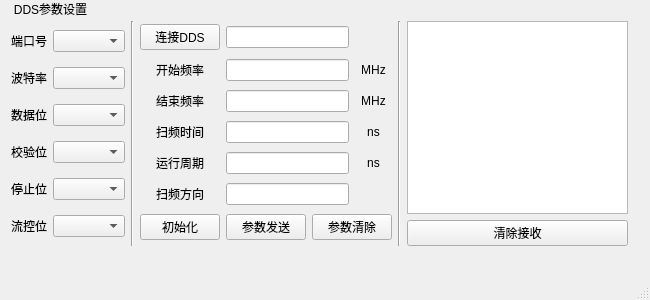
<?xml version="1.0" encoding="UTF-8"?>
<ui version="4.0">
 <class>ddsWindow</class>
 <widget class="QMainWindow" name="ddsWindow">
  <property name="geometry">
   <rect>
    <x>0</x>
    <y>0</y>
    <width>650</width>
    <height>300</height>
   </rect>
  </property>
  <property name="windowTitle">
   <string>ddsWindow</string>
  </property>
  <widget class="QWidget" name="centralwidget">
   <widget class="QLabel" name="label_12">
    <property name="geometry">
     <rect>
      <x>10</x>
      <y>0</y>
      <width>81</width>
      <height>16</height>
     </rect>
    </property>
    <property name="text">
     <string>DDS参数设置</string>
    </property>
    <property name="textFormat">
     <enum>Qt::RichText</enum>
    </property>
    <property name="scaledContents">
     <bool>true</bool>
    </property>
    <property name="alignment">
     <set>Qt::AlignCenter</set>
    </property>
    <property name="wordWrap">
     <bool>false</bool>
    </property>
   </widget>
   <widget class="QWidget" name="">
    <property name="geometry">
     <rect>
      <x>11</x>
      <y>21</y>
      <width>617</width>
      <height>225</height>
     </rect>
    </property>
    <layout class="QGridLayout" name="gridLayout_4">
     <item row="0" column="0">
      <layout class="QGridLayout" name="gridLayout_2">
       <item row="0" column="0">
        <widget class="QLabel" name="label_5">
         <property name="text">
          <string>端口号</string>
         </property>
         <property name="alignment">
          <set>Qt::AlignCenter</set>
         </property>
        </widget>
       </item>
       <item row="0" column="1">
        <widget class="QComboBox" name="comboBox_serialPort"/>
       </item>
       <item row="1" column="0">
        <widget class="QLabel" name="label_6">
         <property name="text">
          <string>波特率</string>
         </property>
         <property name="alignment">
          <set>Qt::AlignCenter</set>
         </property>
        </widget>
       </item>
       <item row="1" column="1">
        <widget class="QComboBox" name="comboBox_baudRate"/>
       </item>
       <item row="2" column="0">
        <widget class="QLabel" name="label_7">
         <property name="text">
          <string>数据位</string>
         </property>
         <property name="alignment">
          <set>Qt::AlignCenter</set>
         </property>
        </widget>
       </item>
       <item row="2" column="1">
        <widget class="QComboBox" name="comboBox_dataBits"/>
       </item>
       <item row="3" column="0">
        <widget class="QLabel" name="label_8">
         <property name="text">
          <string>校验位</string>
         </property>
         <property name="alignment">
          <set>Qt::AlignCenter</set>
         </property>
        </widget>
       </item>
       <item row="3" column="1">
        <widget class="QComboBox" name="comboBox_parity"/>
       </item>
       <item row="4" column="0">
        <widget class="QLabel" name="label_9">
         <property name="text">
          <string>停止位</string>
         </property>
         <property name="alignment">
          <set>Qt::AlignCenter</set>
         </property>
        </widget>
       </item>
       <item row="4" column="1">
        <widget class="QComboBox" name="comboBox_stopBit"/>
       </item>
       <item row="5" column="0">
        <widget class="QLabel" name="label_10">
         <property name="text">
          <string>流控位</string>
         </property>
         <property name="alignment">
          <set>Qt::AlignCenter</set>
         </property>
        </widget>
       </item>
       <item row="5" column="1">
        <widget class="QComboBox" name="comboBox_flowBit"/>
       </item>
      </layout>
     </item>
     <item row="0" column="4">
      <layout class="QGridLayout" name="gridLayout_3">
       <item row="0" column="0">
        <widget class="QTextEdit" name="textEdit_recv">
         <property name="readOnly">
          <bool>true</bool>
         </property>
        </widget>
       </item>
       <item row="1" column="0">
        <widget class="QPushButton" name="pushButton">
         <property name="text">
          <string>清除接收</string>
         </property>
        </widget>
       </item>
      </layout>
     </item>
     <item row="0" column="1">
      <widget class="Line" name="line">
       <property name="orientation">
        <enum>Qt::Vertical</enum>
       </property>
      </widget>
     </item>
     <item row="0" column="2">
      <layout class="QGridLayout" name="gridLayout">
       <item row="0" column="0">
        <widget class="QPushButton" name="connect_dds_Button">
         <property name="enabled">
          <bool>true</bool>
         </property>
         <property name="sizePolicy">
          <sizepolicy hsizetype="Expanding" vsizetype="Fixed">
           <horstretch>0</horstretch>
           <verstretch>0</verstretch>
          </sizepolicy>
         </property>
         <property name="text">
          <string>连接DDS</string>
         </property>
         <property name="checkable">
          <bool>true</bool>
         </property>
        </widget>
       </item>
       <item row="0" column="1" colspan="2">
        <widget class="QLineEdit" name="dds_connect_state">
         <property name="sizePolicy">
          <sizepolicy hsizetype="Expanding" vsizetype="Fixed">
           <horstretch>0</horstretch>
           <verstretch>0</verstretch>
          </sizepolicy>
         </property>
         <property name="alignment">
          <set>Qt::AlignCenter</set>
         </property>
        </widget>
       </item>
       <item row="1" column="0">
        <widget class="QLabel" name="start_freq_label">
         <property name="sizePolicy">
          <sizepolicy hsizetype="Expanding" vsizetype="Preferred">
           <horstretch>0</horstretch>
           <verstretch>0</verstretch>
          </sizepolicy>
         </property>
         <property name="text">
          <string>开始频率</string>
         </property>
         <property name="alignment">
          <set>Qt::AlignCenter</set>
         </property>
        </widget>
       </item>
       <item row="1" column="1" colspan="2">
        <widget class="QLineEdit" name="start_freq">
         <property name="sizePolicy">
          <sizepolicy hsizetype="Expanding" vsizetype="Fixed">
           <horstretch>0</horstretch>
           <verstretch>0</verstretch>
          </sizepolicy>
         </property>
         <property name="alignment">
          <set>Qt::AlignCenter</set>
         </property>
        </widget>
       </item>
       <item row="1" column="3">
        <widget class="QLabel" name="label">
         <property name="text">
          <string>MHz</string>
         </property>
         <property name="alignment">
          <set>Qt::AlignCenter</set>
         </property>
        </widget>
       </item>
       <item row="2" column="0">
        <widget class="QLabel" name="stop_freq_label">
         <property name="sizePolicy">
          <sizepolicy hsizetype="Expanding" vsizetype="Preferred">
           <horstretch>0</horstretch>
           <verstretch>0</verstretch>
          </sizepolicy>
         </property>
         <property name="text">
          <string>结束频率</string>
         </property>
         <property name="alignment">
          <set>Qt::AlignCenter</set>
         </property>
        </widget>
       </item>
       <item row="2" column="1" colspan="2">
        <widget class="QLineEdit" name="stop_freq">
         <property name="sizePolicy">
          <sizepolicy hsizetype="Expanding" vsizetype="Fixed">
           <horstretch>0</horstretch>
           <verstretch>0</verstretch>
          </sizepolicy>
         </property>
         <property name="alignment">
          <set>Qt::AlignCenter</set>
         </property>
        </widget>
       </item>
       <item row="2" column="3">
        <widget class="QLabel" name="label_2">
         <property name="text">
          <string>MHz</string>
         </property>
         <property name="alignment">
          <set>Qt::AlignCenter</set>
         </property>
        </widget>
       </item>
       <item row="3" column="0">
        <widget class="QLabel" name="sweep_time_label">
         <property name="sizePolicy">
          <sizepolicy hsizetype="Expanding" vsizetype="Preferred">
           <horstretch>0</horstretch>
           <verstretch>0</verstretch>
          </sizepolicy>
         </property>
         <property name="text">
          <string>扫频时间</string>
         </property>
         <property name="alignment">
          <set>Qt::AlignCenter</set>
         </property>
        </widget>
       </item>
       <item row="3" column="1" colspan="2">
        <widget class="QLineEdit" name="sweep_time">
         <property name="sizePolicy">
          <sizepolicy hsizetype="Expanding" vsizetype="Fixed">
           <horstretch>0</horstretch>
           <verstretch>0</verstretch>
          </sizepolicy>
         </property>
         <property name="alignment">
          <set>Qt::AlignCenter</set>
         </property>
        </widget>
       </item>
       <item row="3" column="3">
        <widget class="QLabel" name="label_3">
         <property name="text">
          <string>ns</string>
         </property>
         <property name="alignment">
          <set>Qt::AlignCenter</set>
         </property>
        </widget>
       </item>
       <item row="4" column="0">
        <widget class="QLabel" name="sys_time_label">
         <property name="sizePolicy">
          <sizepolicy hsizetype="Expanding" vsizetype="Preferred">
           <horstretch>0</horstretch>
           <verstretch>0</verstretch>
          </sizepolicy>
         </property>
         <property name="text">
          <string>运行周期</string>
         </property>
         <property name="alignment">
          <set>Qt::AlignCenter</set>
         </property>
        </widget>
       </item>
       <item row="4" column="1" colspan="2">
        <widget class="QLineEdit" name="sys_time">
         <property name="sizePolicy">
          <sizepolicy hsizetype="Expanding" vsizetype="Fixed">
           <horstretch>0</horstretch>
           <verstretch>0</verstretch>
          </sizepolicy>
         </property>
         <property name="alignment">
          <set>Qt::AlignCenter</set>
         </property>
        </widget>
       </item>
       <item row="4" column="3">
        <widget class="QLabel" name="label_4">
         <property name="text">
          <string>ns</string>
         </property>
         <property name="alignment">
          <set>Qt::AlignCenter</set>
         </property>
        </widget>
       </item>
       <item row="5" column="0">
        <widget class="QLabel" name="pulse_position_label">
         <property name="sizePolicy">
          <sizepolicy hsizetype="Expanding" vsizetype="Preferred">
           <horstretch>0</horstretch>
           <verstretch>0</verstretch>
          </sizepolicy>
         </property>
         <property name="text">
          <string>扫频方向</string>
         </property>
         <property name="alignment">
          <set>Qt::AlignCenter</set>
         </property>
        </widget>
       </item>
       <item row="5" column="1" colspan="2">
        <widget class="QLineEdit" name="pulse_position">
         <property name="sizePolicy">
          <sizepolicy hsizetype="Expanding" vsizetype="Fixed">
           <horstretch>0</horstretch>
           <verstretch>0</verstretch>
          </sizepolicy>
         </property>
         <property name="alignment">
          <set>Qt::AlignCenter</set>
         </property>
        </widget>
       </item>
       <item row="5" column="3">
        <widget class="QLabel" name="label_11">
         <property name="text">
          <string/>
         </property>
         <property name="alignment">
          <set>Qt::AlignCenter</set>
         </property>
        </widget>
       </item>
       <item row="6" column="2" colspan="2">
        <widget class="QPushButton" name="para_set_Button_2">
         <property name="sizePolicy">
          <sizepolicy hsizetype="Expanding" vsizetype="Fixed">
           <horstretch>0</horstretch>
           <verstretch>0</verstretch>
          </sizepolicy>
         </property>
         <property name="text">
          <string>参数清除</string>
         </property>
        </widget>
       </item>
       <item row="6" column="1">
        <widget class="QPushButton" name="para_set_Button">
         <property name="sizePolicy">
          <sizepolicy hsizetype="Expanding" vsizetype="Fixed">
           <horstretch>0</horstretch>
           <verstretch>0</verstretch>
          </sizepolicy>
         </property>
         <property name="text">
          <string>参数发送</string>
         </property>
        </widget>
       </item>
       <item row="6" column="0">
        <widget class="QPushButton" name="para_initial_Button">
         <property name="sizePolicy">
          <sizepolicy hsizetype="Expanding" vsizetype="Fixed">
           <horstretch>0</horstretch>
           <verstretch>0</verstretch>
          </sizepolicy>
         </property>
         <property name="text">
          <string>初始化</string>
         </property>
        </widget>
       </item>
      </layout>
     </item>
     <item row="0" column="3">
      <widget class="Line" name="line_2">
       <property name="orientation">
        <enum>Qt::Vertical</enum>
       </property>
      </widget>
     </item>
    </layout>
   </widget>
  </widget>
  <widget class="QMenuBar" name="menubar">
   <property name="geometry">
    <rect>
     <x>0</x>
     <y>0</y>
     <width>650</width>
     <height>20</height>
    </rect>
   </property>
  </widget>
  <widget class="QStatusBar" name="statusbar"/>
 </widget>
 <resources/>
 <connections/>
</ui>
